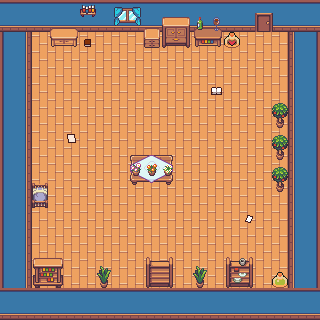

Tiled map render using the project's own tile images. Description and the map definition, with tile-layer contents summarised, below:
An orthogonal 20x20 tile map with 16x16 px tiles, 5 tile layers (floor, walls, furniture, furniture 2, ...), 4 tilesets and 12 objects.

<map version="1.9" tiledversion="1.9.2" orientation="orthogonal" renderorder="right-down" width="20" height="20" tilewidth="16" tileheight="16" infinite="0" nextlayerid="10" nextobjectid="25">
 <tileset firstgid="1" source="Sources/atlas_16x.tsx" />
 <tileset firstgid="769" source="Sources/TilesetHouse.tsx" />
 <tileset firstgid="1528" source="Sources/TopDownHouse_SmallItems.tsx" />
 <tileset firstgid="1592" source="Sources/TilesetRelief.tsx" />
 <objectgroup id="6" name="interactables">
  <object id="13" gid="1614" x="203.506" y="103.652" width="26.1836" height="21.8752">
   <properties>
    <property name="inspect_text" value="but hes a dumbfuck" />
    <property name="item_id" value="wives_diary_2" />
    <property name="on_interact" value="show_message" />
   </properties>
  </object>
  <object id="14" gid="1614" x="222.698" y="52.6512" width="20.3084" height="22.2668">
   <properties>
    <property name="inspect_text" value="what's this doing here" />
    <property name="item_id" value="love_potion" />
    <property name="on_interact" value="show_message" />
   </properties>
  </object>
  <object id="15" gid="1614" x="249.384" y="43.4128" width="28.4296" height="18.3501">
   <properties>
    <property name="destination_room" type="int" value="7" />
    <property name="on_interact" value="room_transition" />
    <property name="transition_direction" type="int" value="1" />
    <property name="transition_id" value="living_room" />
   </properties>
  </object>
  <object id="16" gid="1614" x="160.421" y="52.2595" width="31.6671" height="17.175">
   <properties>
    <property name="inspect_text" value="What are you looking for in here huh?" />
    <property name="item_id" value="couples_wardrobe" />
    <property name="on_interact" value="show_message" />
   </properties>
  </object>
  <object id="17" gid="1614" x="78.9523" y="55.5928" width="20.7001" height="21.4835">
   <properties>
    <property name="inspect_text" value="I love that dumbfuck" />
    <property name="item_id" value="wifes_diary_1" />
    <property name="on_interact" value="show_message" />
   </properties>
  </object>
  <object id="18" gid="1614" x="61.1685" y="150.262" width="19.9168" height="21.8752">
   <properties>
    <property name="inspect_text" value="fuck my husband" />
    <property name="item_id" value="wifes_diary_3" />
    <property name="on_interact" value="show_message" />
   </properties>
  </object>
  <object id="19" gid="1614" x="32.7344" y="210.105" width="25.4002" height="29.7087">
   <properties>
    <property name="inspect_text" value="I don't wanna know" />
    <property name="item_id" value="couples_bed" />
    <property name="on_interact" value="show_message" />
   </properties>
  </object>
  <object id="20" gid="1614" x="125.953" y="187.388" width="52.0343" height="35.5838">
   <properties>
    <property name="inspect_text" value="That's a fuck ton of plants" />
    <property name="item_id" value="wives_plant_table" />
    <property name="on_interact" value="show_message" />
   </properties>
  </object>
  <object id="21" gid="1614" x="267.349" y="286.874" width="20.7001" height="19.9168">
   <properties>
    <property name="inspect_text" value="This is probably for plants." />
    <property name="item_id" value="plant_potion" />
    <property name="on_interact" value="show_message" />
   </properties>
  </object>
  <object id="22" gid="1614" x="30.776" y="286.874" width="44.2007" height="36.3672">
   <properties>
    <property name="inspect_text" value="They're all books about plants" />
    <property name="item_id" value="bedroom_bookshelf" />
    <property name="on_interact" value="show_message" />
   </properties>
  </object>
  <object id="23" gid="1614" x="236.131" y="232.239" width="23.8335" height="23.4419">
   <properties>
    <property name="inspect_text" value="nvm I love him" />
    <property name="item_id" value="wives_diary_4" />
    <property name="on_interact" value="show_message" />
   </properties>
  </object>
 </objectgroup>
 <objectgroup id="8" name="Animation">
  <object id="24" gid="1617" x="237.485" y="130.432" width="16" height="16" />
 </objectgroup>
 <layer id="2" name="floor" width="20" height="20">
  <data>[400 cells, 400 non-empty, 1 distinct tile ids]</data>
 </layer>
 <layer id="1" name="walls" width="20" height="20">
  <data>[400 cells, 144 non-empty, 2 distinct tile ids]</data>
 </layer>
 <layer id="3" name="furniture" width="20" height="20">
  <data>[400 cells, 36 non-empty, 36 distinct tile ids]</data>
 </layer>
 <layer id="4" name="furniture 2" width="20" height="20">
  <data>[400 cells, 24 non-empty, 21 distinct tile ids]</data>
 </layer>
 <layer id="7" name="over layer" width="20" height="20">
  <data>[400 cells, 14 non-empty, 11 distinct tile ids]</data>
 </layer>
</map>
